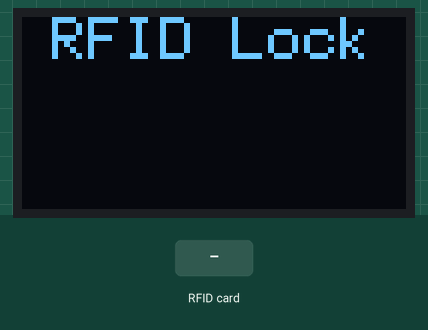
A sketch run on a simulated Arduino Uno, built with avr-gcc and run on an emulated ATmega328P. Shown: 128×64 one-colour display. Inputs (shaded band) come from the test bench. What the sketch prints to the serial monitor is not drawn.

Above: at 1.3 s.
1.4 s: RFID card 5E 7A 19 C4 held to the reader
At 2.7 s:
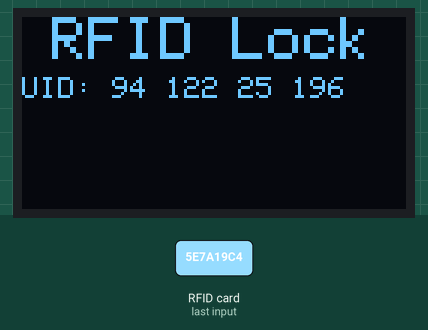
3.0 s: RFID card 5E 7A 19 C4 held to the reader
At 3.08 s:
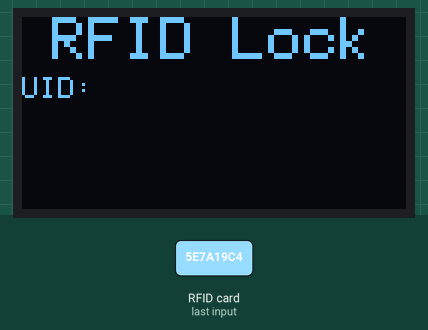
Timing chart, 0 to 6.0 s (numbered marks = the images above; inputs shaded):
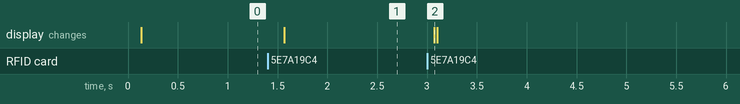

Measured:
- after the input at 1.4 s, the display: changes after 0.17 s (image 1)
- after the input at 3.0 s, the display: changes after 0.07 s (image 2)

The sketch:

RFID_Project.ino
```cpp
#include <MFRC522.h>
#include <Adafruit_GFX.h>
#include <Adafruit_SSD1306.h>
#include <SPI.h>


#define OLED_RESET 4
Adafruit_SSD1306 display(OLED_RESET);

#define SS_PIN 10
#define RST_PIN 9

MFRC522 rfid(SS_PIN, RST_PIN);

MFRC522::MIFARE_Key key;

int code[] = {153,186,223,176};
int codeRead = 0;
String uidString;
void setup() {

  Serial.begin(9600);
  SPI.begin();
  rfid.PCD_Init();

  display.begin(SSD1306_SWITCHCAPVCC, 0x3C);

  display.clearDisplay();
  display.display();
  display.setTextColor(WHITE);
  display.setTextSize(2);
  display.setCursor(10,0);
  display.print("RFID Lock");
  display.display();

}

void loop() {
  if(  rfid.PICC_IsNewCardPresent())
  {
      readRFID();
  }
  delay(100);

}

void readRFID()
{

  rfid.PICC_ReadCardSerial();
  Serial.print(F("\nPICC type: "));
  MFRC522::PICC_Type piccType = rfid.PICC_GetType(rfid.uid.sak);
  Serial.println(rfid.PICC_GetTypeName(piccType));

  if (piccType != MFRC522::PICC_TYPE_MIFARE_MINI &&
    piccType != MFRC522::PICC_TYPE_MIFARE_1K &&
    piccType != MFRC522::PICC_TYPE_MIFARE_4K) {
    Serial.println(F("Your tag is not of type MIFARE Classic."));
    return;
  }

    clearUID();

    Serial.println("Scanned PICC's UID:");
    printDec(rfid.uid.uidByte, rfid.uid.size);

    uidString = String(rfid.uid.uidByte[0])+" "+String(rfid.uid.uidByte[1])+" "+String(rfid.uid.uidByte[2])+ " "+String(rfid.uid.uidByte[3]);

    printUID();

    int i = 0;
    boolean match = true;
    while(i<rfid.uid.size)
    {
      if(!(rfid.uid.uidByte[i] == code[i]))
      {
           match = false;
      }
      i++;
    }

    if(match)
    {
      Serial.println("\nI know this card!");
      printUnlockMessage();
    }else
    {
      Serial.println("\nUnknown Card");
    }


  rfid.PICC_HaltA();

  rfid.PCD_StopCrypto1();
}

void printDec(byte *buffer, byte bufferSize) {
  for (byte i = 0; i < bufferSize; i++) {
    Serial.print(buffer[i] < 0x10 ? " 0" : " ");
    Serial.print(buffer[i], DEC);
  }
}

  void clearUID()
  {
    display.setTextColor(BLACK);
    display.setTextSize(1);
    display.setCursor(30,20);
    display.print(uidString);
    display.display();
  }

  void printUID()
  {
    display.setTextColor(WHITE);
    display.setTextSize(1);
    display.setCursor(0,20);
    display.print("UID: ");
    display.setCursor(30,20);
    display.print(uidString);
    display.display();
  }

  void printUnlockMessage()
  {
    display.display();
    display.setTextColor(BLACK);
    display.setTextSize(2);
    display.setCursor(10,0);
    display.print("RFID Lock");
    display.display();

    display.setTextColor(WHITE);
    display.setTextSize(2);
    display.setCursor(10,0);
    display.print("Unlocked");
    display.display();

    delay(2000);

    display.setTextColor(BLACK);
    display.setTextSize(2);
    display.setCursor(10,0);
    display.print("Unlocked");

    display.setTextColor(WHITE);
    display.setTextSize(2);
    display.setCursor(10,0);
    display.print("RFID Lock");
    display.display();
  }
```
